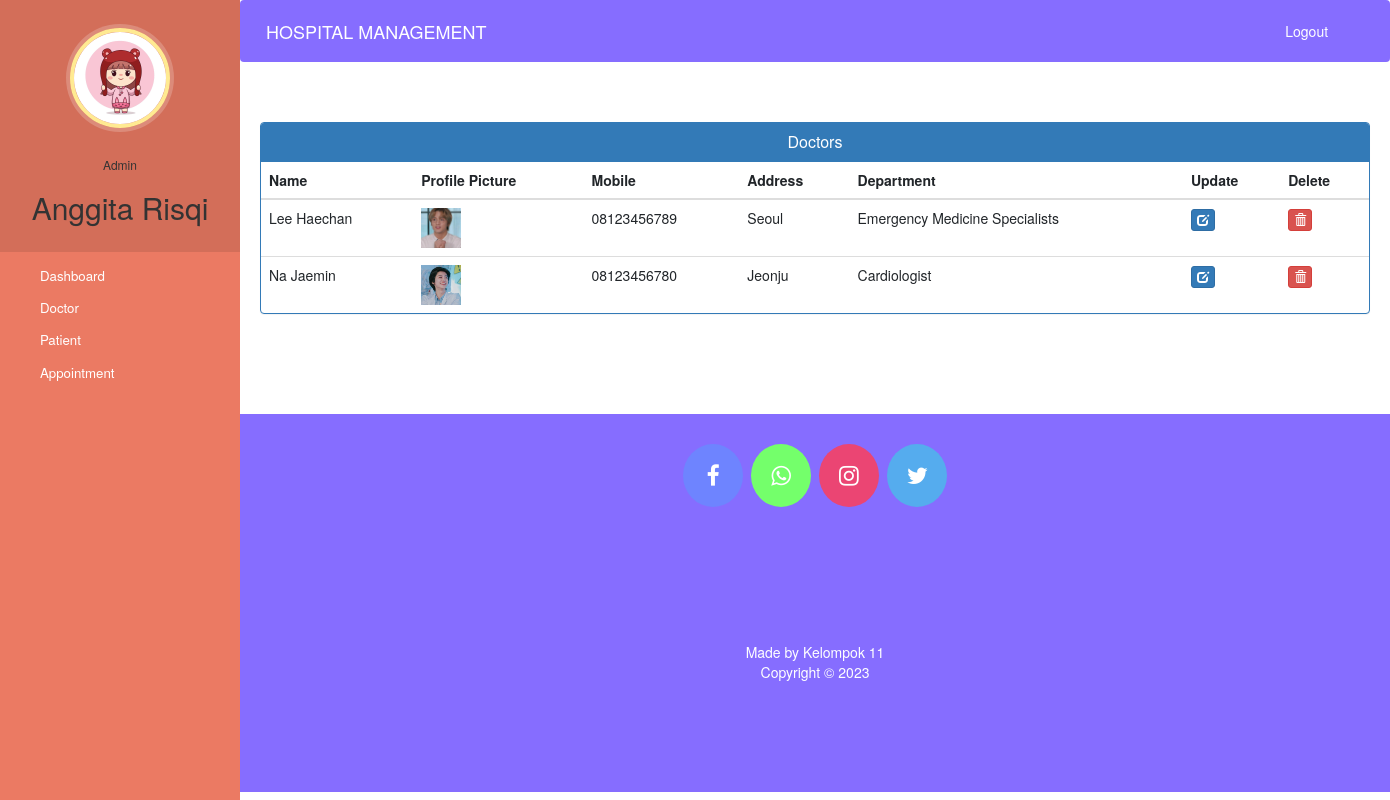
The app's page /admin-view-doctor (signed in) with its own data.
### hospital/models.py (models this page shows, shortened)
class Doctor(models.Model):
    user=models.OneToOneField(User,on_delete=models.CASCADE)
    profile_pic= models.ImageField(upload_to='profile_pic/DoctorProfilePic/',null=True,blank=True)
    address = models.CharField(max_length=40)
    mobile = models.CharField(max_length=20,null=True)
    department= models.CharField(max_length=50,choices=departments,default='Cardiologist')
    status=models.BooleanField(default=False)
    @property
    def get_name(self):
        return self.user.first_name+" "+self.user.last_name

### hospital/views.py (the view)
# urls.py: path('admin-view-doctor', views.admin_view_doctor_view,name='admin-view-doctor'),
@login_required(login_url='adminlogin')
@user_passes_test(is_admin)
def admin_view_doctor_view(request):
    doctors=models.Doctor.objects.all().filter(status=True)
    return render(request,'hospital/admin_view_doctor.html',{'doctors':doctors})

### hospital/views.py (called while the page is built)
def is_admin(user):
    return user.groups.filter(name='ADMIN').exists()

### templates/hospital/admin_view_doctor.html (shortened to what this page needs)
{% extends 'hospital/admin_base.html' %}
{% block content %}
{%load static%}
<head>
  <link href="//netdna.bootstrapcdn.com/bootstrap/3.0.0/css/bootstrap.min.css" rel="stylesheet" id="bootstrap-css">
</head>
<div class="container">
  <div class="panel panel-primary">
    <div class="panel-heading">
      <h6 class="panel-title">Doctors</h6>
    </div>
    <table class="table table-hover" id="dev-table">
      <thead>
        <tr>
          <th>Name</th>
          <th>Profile Picture</th>
          <th>Mobile</th>
          <th>Address</th>
          <th>Department</th>
          <th>Update</th>
          <th>Delete</th>
        </tr>
      </thead>
      {% for d in doctors %}
      <tr>
        <td> {{d.get_name}}</td>
        <td> <img src="{% static d.profile_pic.url %}" alt="Profile Pic" height="40px" width="40px" /></td>
        <td>{{d.mobile}}</td>
        <td>{{d.address}}</td>
        <td>{{d.department}}</td>
        <td><a class="btn btn-primary btn-xs" href="{% url 'update-doctor' d.id  %}"><span class="glyphicon glyphicon-edit"></span></a></td>
        <td><a class="btn btn-danger btn-xs" href="{% url 'delete-doctor-from-hospital' d.id  %}"><span class="glyphicon glyphicon-trash"></span></a></td>
      </tr>
      {% endfor %}
    </table>
  </div>
</div>
{% endblock content %}

### templates/hospital/admin_base.html (shortened to what this page needs)
<!DOCTYPE html>
{% load static %}
<html lang="en">
<head>
  <link rel="stylesheet" href="https://stackpath.bootstrapcdn.com/bootstrap/4.3.1/css/bootstrap.min.css">
  <link rel="stylesheet" href="https://maxcdn.bootstrapcdn.com/font-awesome/4.7.0/css/font-awesome.min.css">
  <link rel="stylesheet" href="{% static '/style.css' %}">
</head>
<body>
  <nav class="menu" tabindex="0">
    <header class="avatar">
      <img src="{% static "images/adminpropic.jpeg" %}" />
      <br><br>
      <h6>Admin</h6>
      <h2>{{request.user.first_name}}</h2>
    </header>
    <ul>
      <li tabindex="0" class="icon-dashboard"> <a style="color:white; text-decoration:none;" href="/admin-dashboard"><span>Dashboard</span></a> </li>
      <li tabindex="0" class="icon-customers"> <a style="color:white; text-decoration:none;" href="/admin-doctor"><span>Doctor</span></a></li>
      <li tabindex="0" class="icon-users"> <a style="color:white; text-decoration:none;" href="/admin-patient"><span>Patient</span></a></li>
      <li tabindex="0" class="icon-calendar"> <a style="color:white; text-decoration:none;" href="/admin-appointment"><span>Appointment</span></a></li>
    </ul>
  </nav>
  <main>
    <div class="bs-example">
      <nav class="navbar navbar-expand-md  navbar-dark fixed-top" style="background:#866DFF;">
        <a href="/admin-dashboard" class="navbar-brand">HOSPITAL MANAGEMENT</a>
        <div class="collapse navbar-collapse justify-content-between" id="navbarCollapse">
          <div class="navbar-nav" style=" margin-left: 90%;">
            <a href="/logout" style="color: #ffffff;" class="nav-item nav-link" onmouseover="this.style.color='#EA293A';" onmouseout="this.style.color='#ffffff';">Logout</a>
          </div>
        </div>
      </nav>
    </div>
    <br><br>
    {% block content %}
    {% endblock content %}
    <br><br><br><br>
    <footer>
      <p>
        <a id="ftr" href="https://facebook.com/sumit.luv/" class="fa fa-facebook"></a>
        <a id="ftr" href="https://api.whatsapp.com/send?phone=919572181024&text=Hello%20Sumit.%0d%0aHow%20are%20you%20%3f%0d%0aI%20came%20from%20your%20website.&source=&data=#" class="fa fa-whatsapp"></a>
        <a id="ftr" href="https://instagram.com/sumit.luv" class="fa fa-instagram"></a>
        <a id="ftr" href="https://twitter.com/sumitkumar1503" class="fa fa-twitter"></a>
      </p>
      <br>
      <div class="container">
        <div class="row">
          <div class="col-md-12 col-sm-12">
            <div style="color:#ffffff;" class="wow fadeInUp footer-copyright">
              <p>Made by Kelompok 11 <br>
                Copyright &copy; 2023 </p>
            </div>
          </div>
        </div>
      </div>
    </footer>
  </main>
</body>
</html>

### static/style.css (style rules this page uses)
body { padding-left: 240px; }
main { position: relative; height: 100vh; }
.menu { background: #5bc995; height: 100vh; width: 240px; position: fixed; top: 0px; left: 0; z-index: 5; outline: none; }
.menu .avatar { background: rgba(0, 0, 0, 0.1); padding: 2em 0.5em; text-align: center; }
.menu .avatar img { width: 100px; border-radius: 50%; overflow: hidden; border: 4px solid #ffea92; box-shadow: 0 0 0 4px rgba(255, 255, 255, 0.2); }
.menu .avatar h2 { font-weight: normal; margin-bottom: 0; }
.menu ul { list-style: none; padding: 0.5em 0; margin: 0; }
.menu ul li { padding: 0.5em 1em 0.5em 3em; font-size: 0.95em; font-weight: regular; background-repeat: no-repeat; background-position: left 15px center; background-size: auto 20px; transition: all 0.15s linear; cursor: pointer; }
.menu ul li.icon-dashboard { background-image: url("http://www.entypo.com/images//gauge.svg"); }
.menu ul li.icon-customers { background-image: url("http://www.entypo.com/images//briefcase.svg"); }
.menu ul li.icon-users { background-image: url("http://www.entypo.com/images//users.svg"); }
.menu ul li.icon-calendar { background-image: url("http://www.entypo.com/images//calendar.svg"); }

### templates/hospital/admin_base.html (style rules this page uses)
a:link { text-decoration: none; }
a { color: white; }
footer { padding: 0px 0px 0px 0px; background-color: #866DFF; margin: 0px; }
#ftr { padding: 20px; }
.fa { font-size: 23px; width: 60px; text-align: center; text-decoration: none; margin: 5px 2px; border-radius: 50%; }
.fa-facebook { background: #6E84FF; color: white; margin-top: 30px; }
.fa-whatsapp { background: #74FF6B; color: white; }
.fa-twitter { background: #55ACEE; color: white; }
.fa-instagram { background: #EB4573; color: white; }
p { text-align: center; }
body { padding-left: 240px; }
main { position: relative; height: 100vh; }
.menu { background: #EB7A63; height: 100vh; width: 240px; position: fixed; top: 0px; left: 0; z-index: 5; outline: none; }
.menu .avatar { background: rgba(0, 0, 0, 0.1); padding: 2em 0.5em; text-align: center; }
.menu .avatar img { width: 100px; border-radius: 50%; overflow: hidden; border: 4px solid #ffea92; box-shadow: 0 0 0 4px rgba(255, 255, 255, 0.2); }
.menu .avatar h2 { font-weight: normal; margin-bottom: 0; }
.menu ul { list-style: none; padding: 0.5em 0; margin: 0; }
.menu ul li { padding: 0.5em 1em 0.5em 3em; font-size: 0.95em; font-weight: regular; background-repeat: no-repeat; background-position: left 15px center; background-size: auto 20px; transition: all 0.15s linear; cursor: pointer; }
.menu ul li.icon-dashboard { background-image: url("http://www.entypo.com/images//gauge.svg"); }
.menu ul li.icon-customers { background-image: url("http://www.entypo.com/images//briefcase.svg"); }
.menu ul li.icon-users { background-image: url("http://www.entypo.com/images//users.svg"); }
.menu ul li.icon-calendar { background-image: url("http://www.entypo.com/images//calendar.svg"); }

### templates/hospital/admin_view_doctor.html (style rules this page uses)
a:link { text-decoration: none; }
h6 { text-align: center; }
.row { margin: 100px; }

### records on screen
Doctor: get_name "Lee Haechan", profile_pic (picture), mobile "08123456789", address "Seoul", department "Emergency Medicine Specialists"
Doctor: get_name "Na Jaemin", profile_pic (picture), mobile "08123456780", address "Jeonju", department "Cardiologist"

### other values on screen
{{ request.user.first_name }} "Anggita Risqi"
